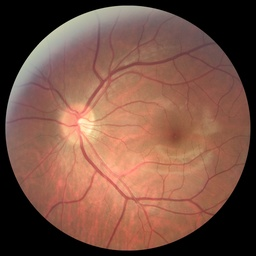
#> input picture T0109.jpg, 256 x 256 px, shrunk from 1634 x 1634 before the run
$ python kirsch_green.py T0109.jpg
#> lines starting #> are read from the running program, lines starting #| are printed output that depends on the picture
#!/usr/bin/env python3

import argparse
import os
import sys
from PIL import Image

# import numpy as np
# import pyopencl as cl
# import pyopencl.array as cl_array

# Input Arguments
def sposint(val):
    val = int(val)
    if val <= 0:
        raise argparse.ArgumentTypeError(
            '{} invalid positive int value'.format(val))
    return val

aparser = argparse.ArgumentParser(
    description='Compute a map of edges and their directions from input ' \
                'images using the Kirsch operator.')
aparser.add_argument('-s', '--suffix', dest='img_suffix', metavar='suffix',
    default='_edge', type=str,
    help='a string to append to the end of the input filename')
aparser.add_argument('-a', '--accel-gpu', dest='accel_gpu', default=False,
    action='store_true',
    help='enable GPU acceleration through OpenCL')
aparser.add_argument('-c', '--colour', dest='img_colour_map',
    choices=('mono', 'sim', 'fpga'), default='mono', type=str,
    help='select the output edge colour mapping, \'sim\' and \'fpga\' are ' \
        'the ECE 327 colour mappings (default: sim)')
aparser.add_argument('-t', '--threshold', dest='threshold',
    metavar='deriv_threshold', default='383', type=int,
    help='the maximum edge direction derivative threshold (default: 383)')
aparser.add_argument('-r', '--resize', dest='img_ratio', metavar='ratio',
    default=1, type=sposint,
    help='scaling factor of each input pixel (default: 1)')
aparser.add_argument('img_files', nargs='+', type=str)

args = aparser.parse_args()

# Colour Mappings
bg_colour = (0, 0, 0)
sim_colours = ((0, 100, 200), (100, 200, 0), (0, 200, 100), (255, 0, 0),
                (0, 0, 255), (200, 100, 0), (0, 255, 0), (200, 0, 100))
fpga_colours = ((0, 0, 255), (255, 0, 0), (0, 255, 0), (255, 255, 0),
                (85, 85, 85), (255, 0, 255), (0, 255, 255), (255, 255, 255))
mono_colour = (255, 127, 0)

# Function Definitions
def getDerivatives(conv_table):
    conv_mask = [5, -3, -3, -3, -3, -3, 5, 5]
    rot = lambda l, n: l[-n:] + l[:-n]
    derivs = []
    for _ in range(8):
        derivs.append(sum([a * b for a, b in zip(conv_table, conv_mask)]))
        conv_mask = rot(conv_mask, 1)
    return derivs

def getEdgeColour(index, colour_map):
    if colour_map == 'sim':
        return sim_colours[index]
    elif colour_map == 'fpga':
        return fpga_colours[index]
    else:
        return mono_colour

# Main Program
def main():
    for n, file in enumerate(args.img_files):
        try:
            img_grey = Image.open(args.img_files[0]).convert('L')
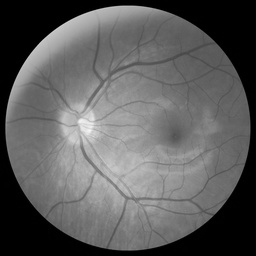
#> img_grey: PIL image 256x256 L; min 0, max 246, mean 92
        except IOError:
            msg = 'Fatal Error: Could not open file ' \
                  '\'{name}\'.'.format(name=file)
            sys.exit(msg)

        img_edg = Image.new('RGB',
                (img_grey.width * args.img_ratio,
                 img_grey.height * args.img_ratio),
                bg_colour)
#> img_edg: PIL image 256x256 RGB; every value is 0

        #r, img_edge, b = img_edg.split()
        img_edge = img_edg.getchannel(1)
#> img_edge: PIL image 256x256 L; every value is 0

        if not(args.accel_gpu):
            for y in range(1, img_grey.height - 1):
                msg = '\r[{:0>3d}/{:0>3d}] Processing File: {} ' \
                    '(Row {:0>5d} of {:0>5d})'
                sys.stdout.write(
                    msg.format(n + 1, len(args.img_files),
                        file, y + 1, img_grey.height - 1))
                sys.stdout.flush()

                for x in range(1, img_grey.width - 1):
                    derivs = getDerivatives([img_grey.getpixel((x - 1, y - 1)),
                                            img_grey.getpixel((x, y - 1)),
                                            img_grey.getpixel((x + 1, y - 1)),
                                            img_grey.getpixel((x + 1, y)),
                                            img_grey.getpixel((x + 1, y + 1)),
                                            img_grey.getpixel((x, y + 1)),
                                            img_grey.getpixel((x - 1, y + 1)),
                                            img_grey.getpixel((x - 1, y))])
                    if max(derivs) > args.threshold:
                        pos = next(pos for pos in range(len(derivs))
                                    if derivs[pos] == max(derivs))
                        for i_x in range(args.img_ratio):
                            for i_y in range(args.img_ratio):
                                img_edge.putpixel(
                                    (x * args.img_ratio + i_x,
                                        y * args.img_ratio + i_y), 255)
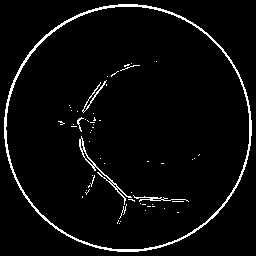
#> img_edge: PIL image 256x256 L; 3.9% white in thin lines or dots
                                    #getEdgeColour(pos, args.img_colour_map))
        else:
            print('Warning: OpenCL Kirsch Operator Kernel is not implemented yet.')
            # [33 lines of commented-out code are left out]

        try:
            img_edge.save('{name}{suff}{ext}'.format(
                name=os.path.splitext(file)[0], suff=args.img_suffix,
                ext=os.path.splitext(file)[1]))
        except IOError:
            msg = 'Fatal Error: Could not write to file ' \
                    '\'{name}\'.'.format(name=file)
            sys.exit(msg)

        print('')

    print('Success.')

if __name__ == '__main__': main()
